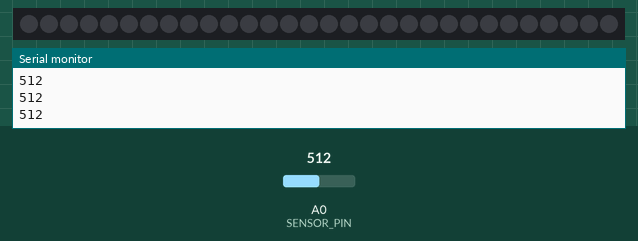
Recording of a sketch running on a simulated Arduino Uno, built with avr-gcc and run on an emulated ATmega328P. On the bench: 30 RGB LEDs in strip order, left to right, the last lines printed to the serial monitor. The test bench sets the inputs (shaded band); at power-on: A0 (SENSOR_PIN) = 512. Dim RGB values are drawn brighter than linear.

Above: at 1.2 s.
1.3 s: A0 (SENSOR_PIN) set to 487
At 3.7 s:
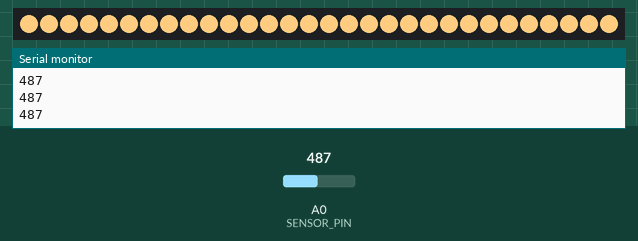
4.0 s: A0 (SENSOR_PIN) set to 510
At 5.86 s:
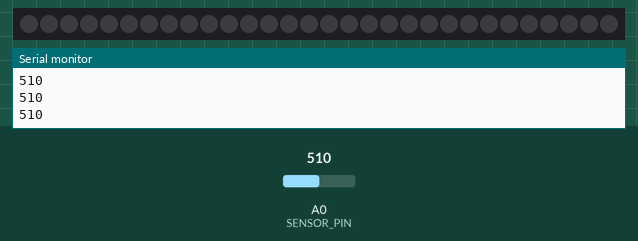
6.1 s: A0 (SENSOR_PIN) set to 490
At 6.58 s:
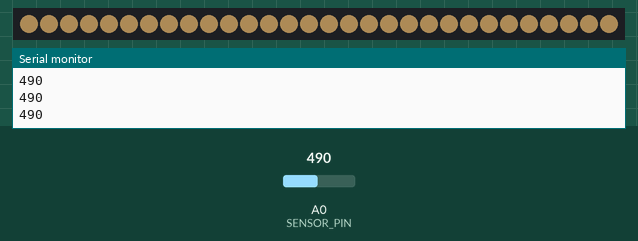
9.1 s: A0 (SENSOR_PIN) set to 511
At 11.0 s:
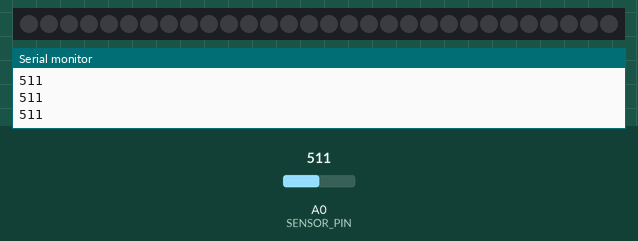
Timing chart, 0 to 12.5 s (numbered marks = the images above; inputs shaded):
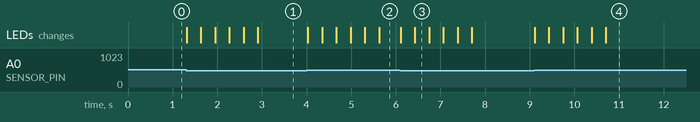

Measured:
- the behaviour switches between 501 and 500 on A0 (SENSOR_PIN) (found by bisection; images 0 and 1)
- after the input at 1.3 s, the LEDs: first change at once (image 1 shows a later state)
- after the input at 6.1 s, the LEDs: first change at once (image 3 shows a later state)

The sketch:

moodlight.ino
```cpp
#include <Adafruit_NeoPixel.h>

#define LED_PIN 8
#define LED_COUNT 30
#define SENSOR_PIN A0

Adafruit_NeoPixel strip(LED_COUNT, LED_PIN, NEO_GRB + NEO_KHZ800);

int brightness = 0;  // 현재 밝기
int fadeAmount = 5;  // 밝기 변화량

void setup() {
    strip.begin();
    strip.show();  // 모든 픽셀을 '꺼진' 상태로 초기화
    Serial.begin(9600);  // 디버깅을 위한 시리얼 통신 시작
}

void loop() {
    int sensorValue = analogRead(SENSOR_PIN);
    Serial.println(sensorValue);  // 센서 값 출력

    if (sensorValue <= 500) {
        // 조도가 낮을 때 (어두울 때) LED를 켭니다
        brightness = min(brightness + fadeAmount, 255);
    } else {
        // 조도가 높을 때 (밝을 때) LED를 끕니다
        brightness = max(brightness - fadeAmount, 0);
    }

    setAllLEDs(getColor(brightness));
    strip.show();

    delay(30);  // 약간의 지연으로 부드러운 변화 효과
}

// 현재 밝기에 따른 색상을 반환하는 함수
uint32_t getColor(int brightness) {
    // 여기서 원하는 색상을 정의합니다.
    // 예: 따뜻한 흰색
    return strip.Color(brightness, brightness * 0.8, brightness * 0.5);
}

// 모든 LED를 지정된 색상으로 설정하는 함수
void setAllLEDs(uint32_t color) {
    for (int i = 0; i < LED_COUNT; i++) {
        strip.setPixelColor(i, color);
    }
}
```
